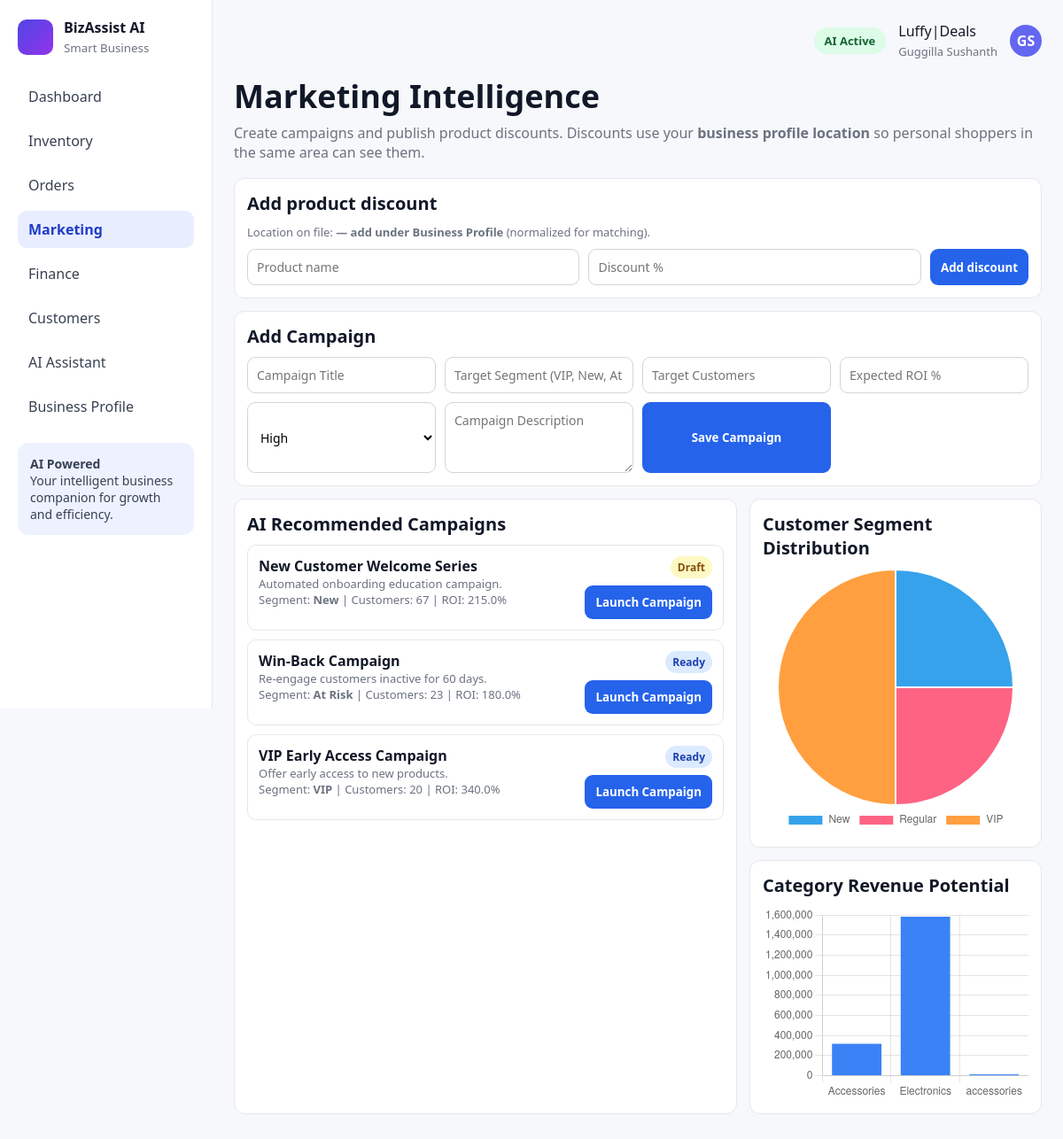
/marketing (signed in), run on the app's committed database.
### tables this page shows
CREATE TABLE business_profile (
            id INTEGER PRIMARY KEY CHECK (id = 1),
            owner_name TEXT NOT NULL,
            business_name TEXT NOT NULL,
            email TEXT NOT NULL,
            phone TEXT NOT NULL,
            business_type TEXT NOT NULL,
            monthly_revenue REAL NOT NULL DEFAULT 0,
            monthly_expenses REAL NOT NULL DEFAULT 0,
            marketing_spend REAL NOT NULL DEFAULT 0,
            growth_target REAL NOT NULL DEFAULT 0
        , account_type TEXT NOT NULL DEFAULT 'business', location TEXT NOT NULL DEFAULT '');

CREATE TABLE campaigns (
            id INTEGER PRIMARY KEY AUTOINCREMENT,
            title TEXT NOT NULL,
            description TEXT NOT NULL,
            segment TEXT NOT NULL,
            target_customers INTEGER NOT NULL DEFAULT 0,
            expected_roi REAL NOT NULL DEFAULT 0,
            priority TEXT NOT NULL,
            status TEXT NOT NULL DEFAULT 'Draft'
        );

### app.py (the view, shortened to what this page needs)
@app.route("/marketing", methods=["GET", "POST"])
def marketing():
    if not business_profile_required():
        return redirect(url_for("root"))
    conn = get_db_connection()
    profile = get_business_profile(conn)
    acc = get_account_type(profile)
    if request.method == "POST" and acc == "personal":
        conn.close()
        return redirect(url_for("marketing"))
    search_q = request.args.get("q", "").strip()
    user_norm = normalize_location(profile["location"] or "")
    discounts_for_template = []
    campaigns = []
    segment_rows = []
    category_rows = []
    metrics = None
    if acc == "business":
        campaigns = conn.execute("SELECT * FROM campaigns ORDER BY id DESC").fetchall()
        segment_rows = conn.execute(
            "SELECT segment, COUNT(*) as total FROM customers GROUP BY segment"
        ).fetchall()
        category_rows = conn.execute(
            "SELECT category, SUM(price * stock) as value FROM inventory_products GROUP BY category"
        ).fetchall()
        metrics = query_metrics(conn)
        if user_norm:
            discounts_for_template = conn.execute(
                "SELECT * FROM shop_discounts WHERE shop_location = ? ORDER BY id DESC",
                (user_norm,),
            ).fetchall()
        else:
            discounts_for_template = conn.execute(
                "SELECT * FROM shop_discounts ORDER BY id DESC"
            ).fetchall()
    conn.close()
    return render_template(
        "marketing.html",
        active_page="marketing",
        is_personal=(acc == "personal"),
        campaigns=campaigns,
        segments=segment_rows,
        categories=category_rows,
        metrics=metrics,
        discounts=discounts_for_template,
        user_location_display=(profile["location"] or ""),
        search_q=search_q,
    )

### app.py (called while the page is built)
def get_db_connection():
    conn = sqlite3.connect("database.db")
    conn.row_factory = sqlite3.Row
    return conn

def get_business_profile(conn):
    return conn.execute("SELECT * FROM business_profile WHERE id = 1").fetchone()

def normalize_location(value):
    if value is None:
        return ""
    return " ".join(str(value).strip().lower().split())

def get_account_type(profile):
    if not profile:
        return None
    try:
        raw = profile["account_type"]
    except (KeyError, IndexError):
        raw = None
    t = (raw or "business").strip().lower()
    return t if t in ("business", "personal") else "business"

def session_matches_profile(profile):
    if not profile:
        return False
    auth = session.get("account_auth")
    if auth not in ("business", "personal"):
        return False
    return auth == get_account_type(profile)

def business_profile_required():
    conn = get_db_connection()
    profile = get_business_profile(conn)
    conn.close()
    return profile is not None and session_matches_profile(profile)

@app.context_processor
def inject_business_profile():
    conn = get_db_connection()
    profile = get_business_profile(conn)
    conn.close()
    if profile:
        owner_name = profile["owner_name"]
        business_name = profile["business_name"]
        avatar = "".join([part[0].upper() for part in owner_name.split()[:2]]) or "DB"
        is_personal_account = get_account_type(profile) == "personal"
    else:
        owner_name = "Owner Account"
        business_name = "Demo Business"
        avatar = "DB"
        is_personal_account = False
    return {
        "owner_name": owner_name,
        "business_name": business_name,
        "avatar_text": avatar,
        "is_personal_account": is_personal_account,
    }

### templates/marketing.html (shortened to what this page needs)
{% extends "base.html" %}
{% block content %}
{% if is_personal %}
<h1 class="page-title">Local discounts for you</h1>
<p class="page-subtitle">Offers from shops that use the <b>same location text</b> as you ({{ user_location_display or "not set" }}). Search by product or shop name.</p>
<div class="panel">
    <form method="get" class="form-grid" style="grid-template-columns: 2fr 1fr auto; align-items: end;">
        <div>
            <label class="muted" style="display:block; margin-bottom:6px;">Search</label>
            <input class="input" name="q" value="{{ search_q }}" placeholder="Product or shop name">
        </div>
        <div></div>
        <button class="btn btn-primary" type="submit">Search</button>
    </form>
</div>
<div class="panel">
    <h3 class="section-title">Offers at your location</h3>
    {% if not user_location_display %}
    <p class="muted">Add your location under <a href="/business-profile">My account</a> to see matching offers.</p>
    {% elif discounts|length == 0 %}
    <p class="muted">No discounts yet for this location. When a nearby shop adds a product offer with the same location text, it will show here.</p>
    {% else %}
    {% for d in discounts %}
    <div style="border:1px solid #e5e7eb; border-radius:10px; padding:12px; margin-bottom:10px;">
        <b>{{ d["product_name"] }}</b>
        <p class="muted" style="margin-top:6px;">{{ (d["discount_percent"]|float)|round(1) }}% off{% if d["shop_name"] %} at <b>{{ d["shop_name"] }}</b>{% endif %}</p>
    </div>
    {% endfor %}
    {% endif %}
</div>
{% else %}
<h1 class="page-title">Marketing Intelligence</h1>
<p class="page-subtitle">Create campaigns and publish product discounts. Discounts use your <b>business profile location</b> so personal shoppers in the same area can see them.</p>
<div class="panel">
    <h3 class="section-title">Add product discount</h3>
    <p class="muted" style="margin-bottom:10px;">Location on file: <b>{{ user_location_display or "— add under Business Profile" }}</b> (normalized for matching).</p>
    <form method="post" class="form-grid" style="grid-template-columns: 1fr 1fr auto;">
        <input class="input" name="product_name" placeholder="Product name" required>
        <input class="input" type="number" step="0.1" name="discount_percent" placeholder="Discount %" required>
        <button class="btn btn-primary" type="submit">Add discount</button>
    </form>
</div>
<div class="panel">
    <h3 class="section-title">Add Campaign</h3>
    <form method="post" class="form-grid">
        <input class="input" name="title" placeholder="Campaign Title" required>
        <input class="input" name="segment" placeholder="Target Segment (VIP, New, At Risk)" required>
        <input class="input" type="number" name="target_customers" placeholder="Target Customers" required>
        <input class="input" type="number" step="0.01" name="expected_roi" placeholder="Expected ROI %" required>
        <select name="priority"><option>High</option><option>Medium</option><option>Low</option></select>
        <textarea name="description" placeholder="Campaign Description" required></textarea>
        <button class="btn btn-primary" type="submit">Save Campaign</button>
    </form>
</div>
<div class="row">
    <div class="panel">
        <h3 class="section-title">AI Recommended Campaigns</h3>
        {% for c in campaigns %}
        <div style="border:1px solid #e5e7eb; border-radius:10px; padding:12px; margin-bottom:10px;">
            <div style="display:flex; justify-content:space-between; gap:12px;">
                <div>
                    <b>{{ c["title"] }}</b>
                    <p class="muted">{{ c["description"] }}</p>
                    <div class="muted">Segment: <b>{{ c["segment"] }}</b> | Customers: {{ c["target_customers"] }} | ROI: {{ c["expected_roi"] }}%</div>
                </div>
                <div class="right">
                    <span class="status {% if c['status'] == 'Launched' %}status-green{% elif c['status'] == 'Ready' %}status-blue{% else %}status-yellow{% endif %}">{{ c["status"] }}</span>
                    <form method="post" action="/marketing/{{ c['id'] }}/launch" style="margin-top:8px;">
                        <button class="btn btn-primary" type="submit">Launch Campaign</button>
                    </form>
                </div>
            </div>
        </div>
        {% endfor %}
    </div>
    <div>
        <div class="panel">
            <h3 class="section-title">Customer Segment Distribution</h3>
            <canvas id="segmentChart" height="220"></canvas>
        </div>
        <div class="panel">
            <h3 class="section-title">Category Revenue Potential</h3>
            <canvas id="categoryChart" height="220"></canvas>
        </div>
    </div>
</div>
<script>
const segmentLabels = {{ segments | map(attribute='segment') | list | tojson }};
const segmentData = {{ segments | map(attribute='total') | list | tojson }};
new Chart(document.getElementById("segmentChart"), {
    type: "pie",
    data: { labels: segmentLabels, datasets: [{ data: segmentData }] },
    options: { plugins: { legend: { position: "bottom" } } }
});
const categoryLabels = {{ categories | map(attribute='category') | list | tojson }};
const categoryData = {{ categories | map(attribute='value') | list | tojson }};
new Chart(document.getElementById("categoryChart"), {
    type: "bar",
    data: { labels: categoryLabels, datasets: [{ label: "Inventory Value", data: categoryData, backgroundColor: "#3b82f6" }] },
    options: { plugins: { legend: { display: false } } }
});
</script>
{% endif %}
{% endblock %}

### templates/base.html (shortened to what this page needs)
<!DOCTYPE html>
<html lang="en">
<head>
</head>
<body>
<div class="app">
    <aside class="sidebar">
        <div class="logo">
            <div class="logo-icon"></div>
            <div>
                <div><b>BizAssist AI</b></div>
                <small>Smart Business</small>
            </div>
        </div>
        <nav class="nav">
            {% if is_personal_account %}
            <a href="/marketing" class="{{ 'active' if active_page == 'marketing' else '' }}">Local offers</a>
            <a href="/business-profile" class="{{ 'active' if active_page == 'business_profile' else '' }}">My account</a>
            {% else %}
            <a href="/dashboard" class="{{ 'active' if active_page == 'dashboard' else '' }}">Dashboard</a>
            <a href="/inventory" class="{{ 'active' if active_page == 'inventory' else '' }}">Inventory</a>
            <a href="/orders" class="{{ 'active' if active_page == 'orders' else '' }}">Orders</a>
            <a href="/marketing" class="{{ 'active' if active_page == 'marketing' else '' }}">Marketing</a>
            <a href="/finance" class="{{ 'active' if active_page == 'finance' else '' }}">Finance</a>
            <a href="/customers" class="{{ 'active' if active_page == 'customers' else '' }}">Customers</a>
            <a href="/assistant" class="{{ 'active' if active_page == 'assistant' else '' }}">AI Assistant</a>
            <a href="/business-profile" class="{{ 'active' if active_page == 'business_profile' else '' }}">Business Profile</a>
            {% endif %}
        </nav>
        <div class="promo">
            <b>AI Powered</b>
            <p>Your intelligent business companion for growth and efficiency.</p>
        </div>
    </aside>
    <main class="content">
        <div class="topbar">
            <span class="pill">AI Active</span>
            <div>{{ business_name }}<br><span class="muted">{{ owner_name }}</span></div>
            <details class="user-menu">
                <summary title="Account">{{ avatar_text }}</summary>
            </details>
        </div>
        {% block content %}{% endblock %}
    </main>
</div>
</body>
</html>

### templates/base.html (style rules this page uses)
* { box-sizing: border-box; margin: 0; padding: 0; font-family: "Segoe UI", sans-serif; }
body { background: #f6f8fb; color: #111827; }
.app { display: flex; min-height: 100vh; }
.sidebar { width: 240px; background: #fff; border-right: 1px solid #e5e7eb; padding: 20px; position: sticky; top: 0; height: 100vh; }
.logo { display: flex; gap: 12px; align-items: center; margin-bottom: 24px; }
.logo-icon { width: 40px; height: 40px; border-radius: 10px; background: linear-gradient(135deg, #4f46e5, #9333ea); }
.logo small { color: #6b7280; }
.nav a { display: block; text-decoration: none; color: #374151; padding: 10px 12px; border-radius: 10px; margin-bottom: 8px; }
.nav a.active { background: #e8eeff; color: #1f3bc9; font-weight: 600; }
.promo { margin-top: 20px; background: #eef2ff; border-radius: 12px; padding: 14px; color: #374151; font-size: 14px; }
.content { flex: 1; padding: 24px; }
.topbar { display: flex; justify-content: flex-end; align-items: center; gap: 14px; margin-bottom: 16px; }
.pill { background: #dcfce7; color: #166534; border-radius: 999px; padding: 6px 12px; font-size: 13px; font-weight: 600; }
.user-menu { position: relative; }
.user-menu summary { list-style: none; cursor: pointer; width: 36px; height: 36px; border-radius: 50%; background: #6366f1; color: #fff; display: grid; place-items: center; font-weight: 700; border: 2px solid transparent; }
.page-title { margin-bottom: 6px; font-size: 36px; }
.page-subtitle { color: #6b7280; margin-bottom: 18px; }
.muted { color: #6b7280; font-size: 13px; }
.row { display: grid; grid-template-columns: 2fr 1fr; gap: 14px; margin-bottom: 14px; }
.section-title { margin-bottom: 10px; font-size: 20px; }
.status { padding: 4px 8px; border-radius: 999px; font-size: 12px; font-weight: 600; display: inline-block; }
.status-blue { background: #dbeafe; color: #1e40af; }
.status-yellow { background: #fef9c3; color: #854d0e; }
.panel { background: #fff; border: 1px solid #e5e7eb; border-radius: 12px; padding: 14px; margin-bottom: 14px; }
.form-grid { display: grid; grid-template-columns: repeat(4, minmax(120px, 1fr)); gap: 10px; }
.input, select, textarea { width: 100%; border: 1px solid #d1d5db; border-radius: 9px; padding: 10px; font-size: 14px; background: #fff; }
textarea { resize: vertical; min-height: 80px; }
.btn { border: none; border-radius: 9px; padding: 10px 12px; cursor: pointer; font-weight: 600; }
.btn-primary { background: #2563eb; color: #fff; }
.right { text-align: right; }

### data on the page
business_profile: business_name "Luffy|Deals", owner_name "Guggilla Sushanth"
campaigns: title "New Customer Welcome Series", description "Automated onboarding education campaign.", segment "New", target_customers "67", expected_roi "215.0", status "Draft"
campaigns: title "Win-Back Campaign", description "Re-engage customers inactive for 60 days.", segment "At Risk", target_customers "23", expected_roi "180.0", status "Ready"
campaigns: title "VIP Early Access Campaign", description "Offer early access to new products.", segment "VIP", target_customers "20", expected_roi "340.0", status "Ready"

### other printed values
{{ avatar_text }} "GS"
{{ user_location_display or "— add under Business Profile" }} "— add under Business Profile"
chart data {{ segments | map(attribute='segment') | list | tojson }} ["New", "Regular", "VIP"]
chart data {{ segments | map(attribute='total') | list | tojson }} [1, 1, 2]
chart data {{ categories | map(attribute='category') | list | tojson }} ["Accessories", "Electronics", "accessories"]
chart data {{ categories | map(attribute='value') | list | tojson }} [317716.0, 1583853.0, 13986.0]
